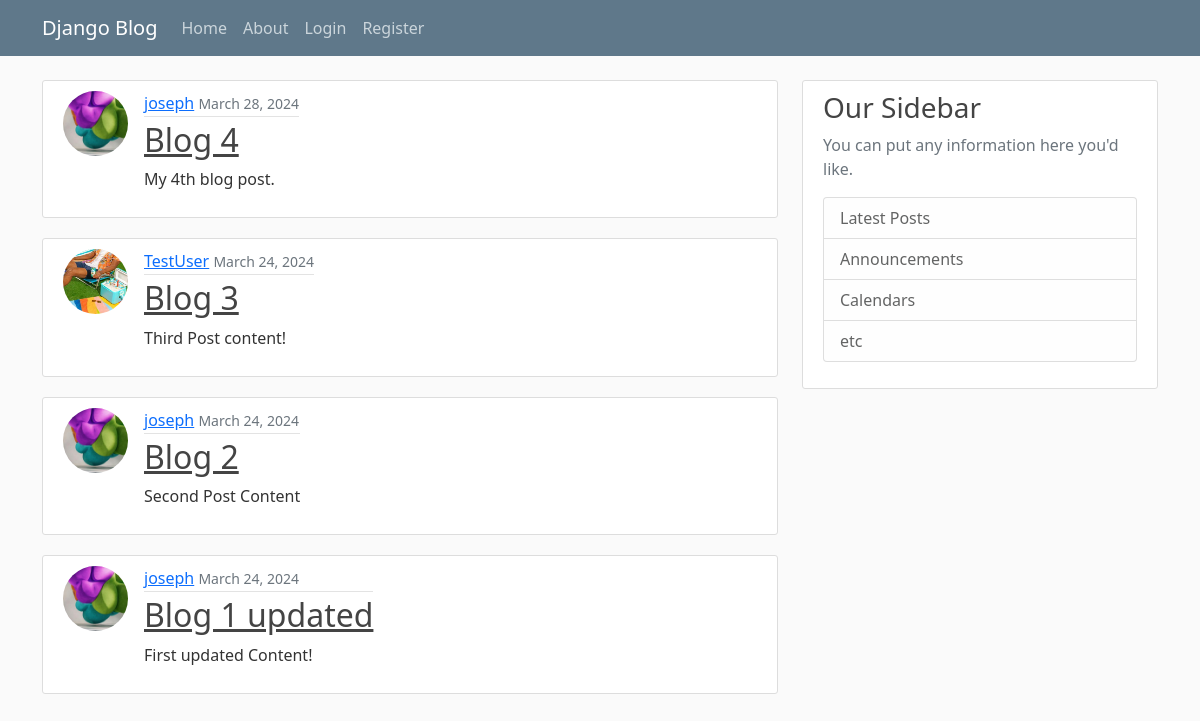
The app's page /, older data.
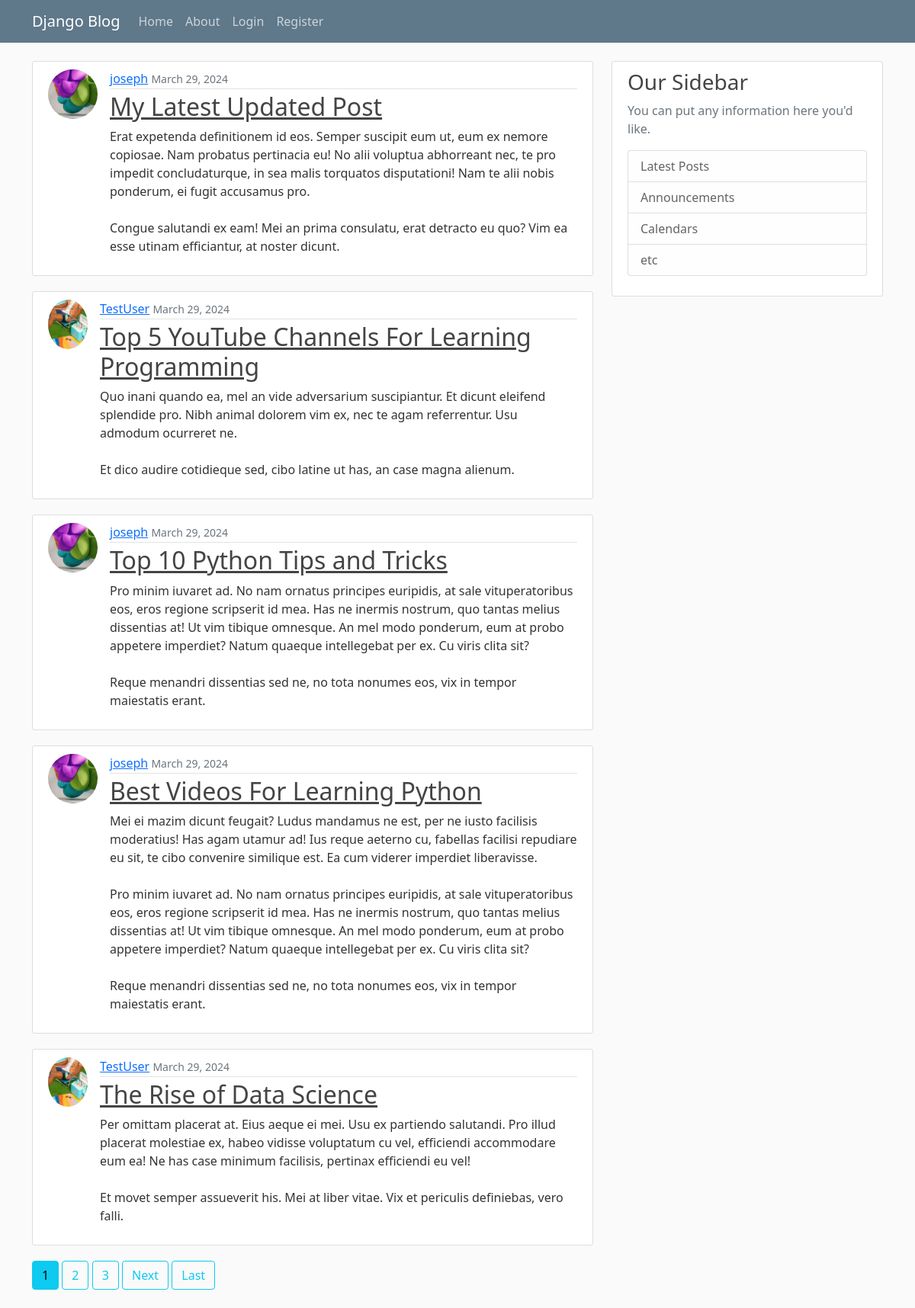
The same page, newer data.
### blog/models.py (models this page shows, shortened)
class Post(models.Model):
    title = models.CharField( max_length=100)
    content = models.TextField()
    date_posted = models.DateTimeField(default=timezone.now)
    author = models.ForeignKey(User, on_delete=models.CASCADE)

### users/models.py (models this page shows, shortened)
class Profile(models.Model):
    user = models.OneToOneField(User, on_delete = models.CASCADE)
    image = models.ImageField(default='default.jpg', upload_to='profile_pics')

### blog/views.py (the view)
# urls.py: path('', PostListView.as_view(), name="blog-home"),
class PostListView(ListView):
      model = Post
      template_name = 'blog/home.html' #<app>/<model>_<viewtype>.html
      context_object_name = 'posts'
      ordering = ['-date_posted']
      paginate_by = 5

### blog/templates/blog/home.html (shortened to what this page needs)
{% extends "blog/base.html" %}
{% block content %}
  {% for post in posts %}
    <article class="media content-section">
      <img class="rounded-circle article-img"
           src="{{ post.author.profile.image.url }}"
           alt=""
           srcset=""
           height=""
           width="">
      <div class="media-body">
        <div class="article-metadata">
          <a class="mr-2" href="{% url 'user-posts' post.author.username %}">{{ post.author }}</a>
          <small class="text-muted">{{ post.date_posted|date:"F d, Y" }}</small>
        </div>
        <h2>
          <a class="article-title" href="{% url 'post-detail' post.id %}">{{ post.title }}</a>
        </h2>
        <p class="article-content">{{ post.content }}</p>
      </div>
    </article>
  {% endfor %}
  {% if is_paginated %}
    {% for num in page_obj.paginator.page_range %}
      {% if page_obj.number == num %}
        <a href="?page={{ num }}" class="btn btn-info mb-4">{{ num }}</a>
      {% elif num > page_obj.number|add:'-3' and num < page_obj.number|add:'3' %}
        <a href="?page={{ num }}" class="btn btn-outline-info mb-4">{{ num }}</a>
      {% endif %}
    {% endfor %}
    {% if page_obj.has_next %}
      <a href="?page={{ page_obj.next_page_number }}"
         class="btn btn-outline-info mb-4">Next</a>
      <a href="?page={{ page_obj.paginator.num_pages }}"
         class="btn btn-outline-info mb-4">Last</a>
    {% endif %}
  {% endif %}
{% endblock content %}

Row changes from the older to the newer data that the page shows:
no longer on this page (row unchanged): Post: author.profile.image (picture), author "joseph", date_posted "March 28, 2024", title "Blog 4", content "My 4th blog post."
no longer on this page (row unchanged): Post: author.profile.image (placeholder picture), author "TestUser", date_posted "March 24, 2024", title "Blog 3", content "Third Post content!"
no longer on this page (row unchanged): Post: author.profile.image (picture), author "joseph", date_posted "March 24, 2024", title "Blog 2", content "Second Post Content"
no longer on this page (row unchanged): Post: author.profile.image (picture), author "joseph", date_posted "March 24, 2024", title "Blog 1 updated", content "First updated Content!"
added Post: author.profile.image (picture), author "joseph", date_posted "March 29, 2024", title "My Latest Updated Post", content "Erat expetenda definitionem id eos. Semper suscipit eum ut, eum ex nemore copiosae. Nam probatus pertinacia eu! No alii voluptua abhorreant nec, te pro impedit concludaturque, in sea malis torquatos disputationi! Nam te alii nobis ponderum, ei fugit accusamus pro. Congue salutandi ex eam! Mei an prima consulatu, erat detracto eu quo? Vim ea esse utinam efficiantur, at noster dicunt."
added Post: author.profile.image (placeholder picture), author "TestUser", date_posted "March 29, 2024", title "Top 5 YouTube Channels For Learning Programming", content "Quo inani quando ea, mel an vide adversarium suscipiantur. Et dicunt eleifend splendide pro. Nibh animal dolorem vim ex, nec te agam referrentur. Usu admodum ocurreret ne. Et dico audire cotidieque sed, cibo latine ut has, an case magna alienum."
added Post: author.profile.image (picture), author "joseph", date_posted "March 29, 2024", title "Top 10 Python Tips and Tricks", content "Pro minim iuvaret ad. No nam ornatus principes euripidis, at sale vituperatoribus eos, eros regione scripserit id mea. Has ne inermis nostrum, quo tantas melius dissentias at! Ut vim tibique omnesque. An mel modo ponderum, eum at probo appetere imperdiet? Natum quaeque intellegebat per ex. Cu viris clita sit? Reque menandri dissentias sed ne, no tota nonumes eos, vix in tempor maiestatis erant."
added Post: author.profile.image (picture), author "joseph", date_posted "March 29, 2024", title "Best Videos For Learning Python", content "Mei ei mazim dicunt feugait? Ludus mandamus ne est, per ne iusto facilisis moderatius! Has agam utamur ad! Ius reque aeterno cu, fabellas facilisi repudiare eu sit, te cibo convenire similique est. Ea cum viderer imperdiet liberavisse. Pro minim iuvaret ad. No nam ornatus principes euripidis, at sale vituperatoribus eos, eros regione scripserit id mea. Has ne inermis nostrum, quo tantas melius dissentias at! Ut vim tibique omnesque. An mel modo ponderum, eum at probo appetere imperdiet? Natum quaeque intellegebat per ex. Cu viris clita sit? Reque menandri dissentias sed ne, no tota nonumes eos, vix in tempor maiestatis erant."
added Post: author.profile.image (placeholder picture), author "TestUser", date_posted "March 29, 2024", title "The Rise of Data Science", content "Per omittam placerat at. Eius aeque ei mei. Usu ex partiendo salutandi. Pro illud placerat molestiae ex, habeo vidisse voluptatum cu vel, efficiendi accommodare eum ea! Ne has case minimum facilisis, pertinax efficiendi eu vel! Et movet semper assueverit his. Mei at liber vitae. Vix et periculis definiebas, vero falli."
Text that changed along with them:
new list line: "1"
new list line: "2"
new list line: "3"
text now shown: "Next Last"
